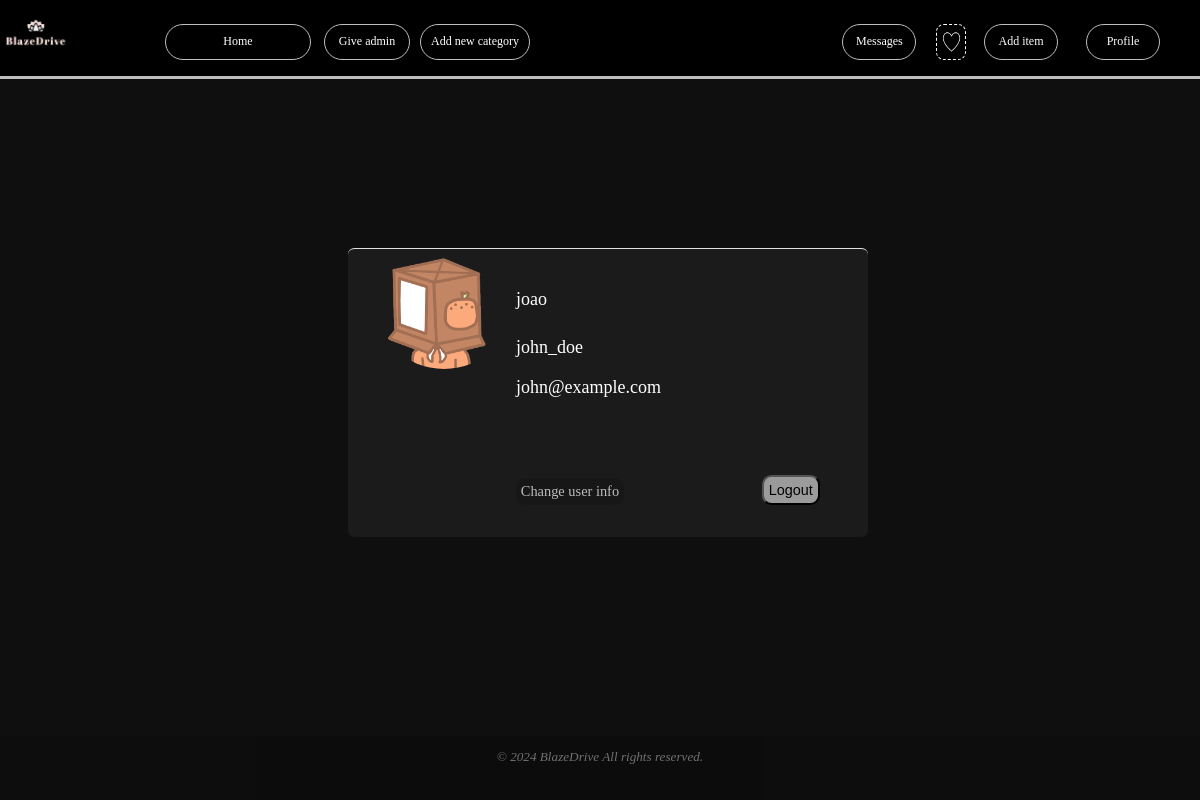
Page /pages/profile.php (signed in) on the committed database.
### tables this page shows
CREATE TABLE User(
    UserId INTEGER PRIMARY KEY NOT NULL,
    userName NVARCHAR(100) NOT NULL UNIQUE,
    named NVARCHAR(100) NOT NULL,
    pass NVARCHAR(100) NOT NULL,
    email NVARCHAR(100) NOT NULL,
    is_admin BOOLEAN NOT NULL
);

### pages/profile.php (called while the page is built, shortened)
<?php
    require_once(__DIR__ . '/../utils/session.php');
    $session = new Session();
    require_once(__DIR__ . '/../database/connection.php');
    require_once(__DIR__ . '/../database/user.class.php');
    require_once(__DIR__ . '/../templates/common.php');
    require_once(__DIR__ . '/../templates/profile.tpl.php');
    $userId = $session->getId();
    $db = getDatabaseConnection();
    $user = User::getUser($db, $userId);
    drawProfile($user);
?>

### database/user.class.php (called while the page is built, shortened)
<?php
    class User {
        public function __construct(int $UserId, string $userName,string $named, string $pass, string $email, int $is_admin) {
            $this->userName = $userName;
            $this->email = $email;
            $this->named = $named;
        }
        static function getUser (PDO $db, int $id) : ?User {
            $stmt = $db->prepare(' SELECT UserId, userName, named, pass, email, is_admin
            FROM User
            WHERE UserId = ? ');
            $stmt->execute(array($id));
            $user = $stmt->fetch();
            return new User(
                $user['UserId'],
                $user['userName'],
                $user['named'],
                $user['pass'],
                $user['email'],
                $user['is_admin'],
            );
        }
    }
?>

### utils/session.php (called while the page is built, shortened)
<?php
    class Session {
        static public function getId() : ?int {
            return isset($_SESSION['id']) ? $_SESSION['id'] : null;
        }
    }
?>

### templates/profile.tpl.php (the view, shortened to what this page needs)
<?php function drawProfile($user) { ?>
<!DOCTYPE html>
<html lang="en">
<head>
    <link href="../css/profile.css" rel="stylesheet">
</head>
<body>
    <section class="wall">
    <img class="pfp" src="../docs/pfp_placeholder.png" alt="pfp">
    <span class="data name"><?php echo htmlspecialchars($user->named); ?></span>
        <span class="data username"><?php echo htmlspecialchars($user->userName); ?></span>
        <span class="data email"><?php echo htmlspecialchars($user->email); ?></span>
            <a href="../pages/changeProfile.php"><span class="change">Change user info </span></a>
        <form method="POST" action="../pages/logout.php" style="display:inline;">
            <button class="logout" type="submit" class="logout">Logout</button>
        </form>
    </section>
</body>
</html>
<?php } ?>

### css/index.css (style rules this page uses)
html { overflow-y: scroll; height: 190vh; }
body { margin: 0px; padding: 0px; background-color: rgb(15, 15, 15); }
a { text-decoration: none; }
.wall { z-index: 1; position: absolute; text-align: center; top: 64vh; left: 4vw; height: 96vh; width: 91.3vw; border-radius: 0.8vh; border-top: 0.5vh solid rgb(190, 190, 190); background-color: rgb(27, 27, 27); }

### css/profile.css (style rules this page uses)
html { height: 100vh; }
.wall { z-index: 1; position: absolute; text-align: center; top: 31vh; left: 29vw; height: 36vh; width: 43.3vw; border-radius: 0.8vh; border-top: 0.2vh solid rgb(224, 224, 224); background-color: rgb(27, 27, 27); }
.pfp { width: 12vw; border-radius: 20vw; position: absolute; left: 2vw; top: -3vh; }
.data { font-size: 1.5vw; color: white; position: absolute; left: 14vw; }
.name { top: 5vh; }
.change { font-size: 1.2vw; color: white; position: absolute; background-color: rgba(15, 15, 15, 0.349); padding: 0.4vw; border-radius: 0.8vw; opacity: 70%; cursor: pointer; bottom: 4vh; left: 14vw; }
.username { top: 11vh; }
.email { top: 16vh; }
.logout { font-size: 1.2vw; color: rgb(0, 0, 0); position: absolute; bottom: 4vh; right: 4vw; background-color: rgba(255, 255, 255, 0.562); padding: 0.4vw; border-radius: 0.8vw; cursor: pointer; }

### rows in the picture
user: named "joao", userName "john_doe", email "john@example.com"
